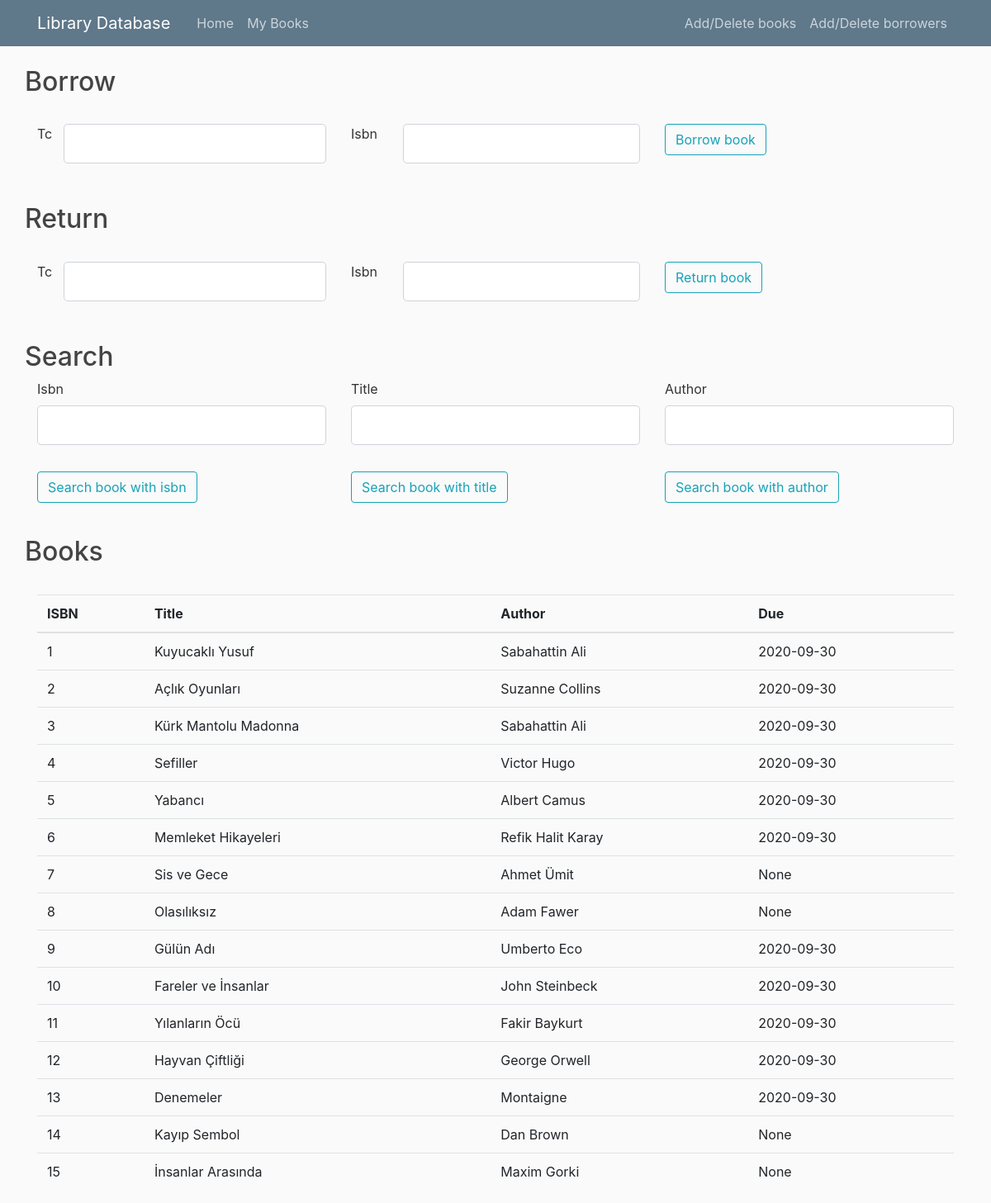
The page / on the database its author committed.
### tables this page shows
CREATE TABLE books (
  isbn INTEGER PRIMARY KEY AUTOINCREMENT,
  title TEXT NOT NULL,
  author TEXT NOT NULL,
  taker_tc INTEGER,
  due TEXT,
  FOREIGN KEY (taker_tc) REFERENCES borrowers(tc)
);

### dbapp.py (the view, shortened to what this page needs)
@app.route("/",methods=['GET','POST'])
def home():
    form=BorrowForm()
    form2=BookForm2()
    form3=BookForm3()
    form4=BookForm4()
    form5=ReturnForm()
    conn = get_db_connection()
    books = conn.execute('SELECT * FROM books').fetchall()
    conn.close()
    return render_template('home.html',books=books,form=form, form2=form2, form3=form3, form4=form4, form5=form5)

### forms.py
class BorrowForm(FlaskForm):   #to borrow book
    tc=IntegerField('Tc',validators=[DataRequired()])
    isbn=IntegerField('Isbn',validators=[DataRequired()])
    submit= SubmitField('Borrow book')

class BookForm2(FlaskForm):
    isbn=IntegerField('Isbn',validators=[DataRequired()])
    submit= SubmitField('Search book with isbn')

### dbapp.py (called while the page is built)
def get_db_connection():
    conn = sqlite3.connect('database.db')
    conn.row_factory = sqlite3.Row
    return conn

### templates/home.html (shortened to what this page needs)
{% extends "layout.html" %}
{% block content %}
<div class="container">
    <div class="row">
        <h2>Borrow</h2>
    </div>
    <br/>
    <form method="POST" action="">
        <div class="row">
        <div class="col-sm-8">
        <fieldset class="form-group">
            <div class="row">
            <div class="col-sm">
                <div class="form-group">
                        <div class="row">
                        <div class="col-sm-1">
                        {{ form.tc.label(class="form-control-label") }}
                    </div>
                    <div class="col-sm">
                        {% if form.tc.errors %}
                            {{ form.tc(class="form-control form-control-lg is-invalid") }}
                    <div class="invalid-feedback">
                        {% for error in form.tc.errors %}
                            <span>{{ error }}</span>
                        {% endfor %}
                    </div>
                {% else %}
                    {{ form.tc(class="form-control form-control-lg") }}
                {% endif %}
            </div>
            </div>
            </div>
        </div>
            <div class="col-sm">
            <div class="form-group">
                <div class="row">
                    <div class="col-sm-2">
                {{ form.isbn.label(class="form-control-label") }}
                </div>
                <div class="col-sm">
                {% if form.isbn.errors %}
                    {{ form.isbn(class="form-control form-control-lg is-invalid") }}
                    <div class="invalid-feedback">
                        {% for error in form.isbn.errors %}
                            <span>{{ error }}</span>
                        {% endfor %}
                    </div>
                {% else %}
                    {{ form.isbn(class="form-control form-control-lg") }}
                {% endif %}
            </div>
            </div>
            </div>
        </div>
            </fieldset>
        </div>
        <div class="col-sm-4">
        <div class="form-group">
            {{ form.submit(class="btn btn-outline-info") }}
        </div>
    </div>
    </form>
</div>
</div>
<div class="container">
<div class="row">
    <h2>Return</h2>
</div>
<br/>
<form method="POST" action="">
    <div class="row">
    <div class="col-sm-8">
    <fieldset class="form-group">
        <div class="row">
        <div class="col-sm">
            <div class="form-group">
                    <div class="row">
                    <div class="col-sm-1">
                    {{ form5.tcd.label(class="form-control-label") }}
                </div>
                <div class="col-sm">
                    {% if form5.tcd.errors %}
                        {{ form5.tcd(class="form-control form-control-lg is-invalid") }}
                <div class="invalid-feedback">
                    {% for error in form5.tcd.errors %}
                        <span>{{ error }}</span>
                    {% endfor %}
                </div>
            {% else %}
                {{ form5.tcd(class="form-control form-control-lg") }}
            {% endif %}
        </div>
        </div>
        </div>
    </div>
        <div class="col-sm">
        <div class="form-group">
            <div class="row">
                <div class="col-sm-2">
            {{ form5.isbnd.label(class="form-control-label") }}
            </div>
            <div class="col-sm">
            {% if form5.isbnd.errors %}
                {{ form5.isbnd(class="form-control form-control-lg is-invalid") }}
                <div class="invalid-feedback">
                    {% for error in form5.isbnd.errors %}
                        <span>{{ error }}</span>
                    {% endfor %}
                </div>
            {% else %}
                {{ form5.isbnd(class="form-control form-control-lg") }}
            {% endif %}
        </div>
        </div>
        </div>
    </div>
        </fieldset>
    </div>
    <div class="col-sm-4">
    <div class="form-group">
        {{ form5.submit(class="btn btn-outline-info") }}
    </div>
</div>
</form>
</div>
        <div class="row">
            <h2>Search</h2>
        </div>
        <div class="row">
            <div class="col-sm">
            <form method="POST" action="">
                <fieldset class="form-group">
                    <div class="form-group">
                        {{ form2.isbn.label(class="form-control-label") }}
                        {% if form2.isbn.errors %}
                            {{ form2.isbn(class="form-control form-control-lg is-invalid") }}
                            <div class="invalid-feedback">
                                {% for error in form2.isbn.errors %}
                                    <span>{{ error }}</span>
                                {% endfor %}
                            </div>
                        {% else %}
                            {{ form2.isbn(class="form-control form-control-lg") }}
                        {% endif %}
                    </div>
                </fieldset>
                <div class="form-group">
                    {{ form2.submit(class="btn btn-outline-info") }}
                </div>
            </form>
            </div>
            <div class="col-sm">
            <form method="POST" action="">
                <fieldset class="form-group">
                    <div class="form-group">
                        {{ form3.title.label(class="form-control-label") }}
                        {% if form3.title.errors %}
                            {{ form3.title(class="form-control form-control-lg is-invalid") }}
                            <div class="invalid-feedback">
                                {% for error in form3.title.errors %}
                                    <span>{{ error }}</span>
                                {% endfor %}
                            </div>
                        {% else %}
                            {{ form3.title(class="form-control form-control-lg") }}
                        {% endif %}
                    </div>
                </fieldset>
                <div class="form-group">
                    {{ form3.submit(class="btn btn-outline-info") }}
                </div>
            </form>
            </div>
            <div class="col-sm">
            <form method="POST" action="">
                <fieldset class="form-group">
                    <div class="form-group">
                        {{ form4.author.label(class="form-control-label") }}
                        {% if form4.author.errors %}
                            {{ form4.author(class="form-control form-control-lg is-invalid") }}
                            <div class="invalid-feedback">
                                {% for error in form4.author.errors %}
                                    <span>{{ error }}</span>
                                {% endfor %}
                            </div>
                        {% else %}
                            {{ form4.author(class="form-control form-control-lg") }}
                        {% endif %}
                    </div>
                </fieldset>
                <div class="form-group">
                    {{ form4.submit(class="btn btn-outline-info") }}
                </div>
            </form>
            </div>
        </div>
    <br/>
        <div class="row">
            <h2>Books</h2>
        </div>
    <br/>
    <table class="table">
        <thead>
          <tr>
            <th scope="col">ISBN</th>
            <th scope="col">Title</th>
            <th scope="col">Author</th>
            <th scope="col">Due</th>
          </tr>
        </thead>
        <tbody>
            {%for book in books%}
            <tr>
                <td>{{book.isbn}}</td>
                <td>{{book.title}}</td>
                <td>{{book.author}}</td>
                <td>{{book.due}}</td>
              </tr>
            {%endfor%}
        </tbody>
    </table>
{%endblock%}

### templates/layout.html (shortened to what this page needs)
<html lang="en">
<head>
    <link rel="stylesheet" href="https://stackpath.bootstrapcdn.com/bootstrap/4.5.2/css/bootstrap.min.css">
    <link rel="stylesheet" type="text/css" href="{{ url_for('static', filename='main.css') }}">
</head>
<body>
    <header class="site-header">
        <nav class="navbar navbar-expand-md navbar-dark bg-steel fixed-top">
          <div class="container">
            <a class="navbar-brand mr-4" href="/">Library Database</a>
            <div class="collapse navbar-collapse" id="navbarToggle">
              <div class="navbar-nav mr-auto">
                <a class="nav-item nav-link" href="{{url_for('home')}}">Home</a>
                <a class="nav-item nav-link" href="{{url_for('my_books')}}">My Books</a>
              </div>
              <div class="navbar-nav">
                <a class="nav-item nav-link" href="{{url_for('insert_book')}}">Add/Delete books</a>
                <a class="nav-item nav-link" href="{{url_for('insert_borrower')}}">Add/Delete borrowers</a>
              </div>
            </div>
          </div>
        </nav>
      </header>
      <main role="main" class="container">
            <div class="row">
            {% block content %}{% endblock %}
      </main>
</body>
</html>

### static/main.css (style rules this page uses)
body { background: #fafafa; color: #333333; margin-top: 5rem; }
h1, h2, h3, h4, h5, h6 { color: #444444; }
.bg-steel { background-color: #5f788a; }
.site-header .navbar-nav .nav-link { color: #cbd5db; }

### rows shown on the page
books: isbn "1", title "Kuyucaklı Yusuf", author "Sabahattin Ali", due "2020-09-30"
books: isbn "2", title "Açlık Oyunları", author "Suzanne Collins", due "2020-09-30"
books: isbn "3", title "Kürk Mantolu Madonna", author "Sabahattin Ali", due "2020-09-30"
books: isbn "4", title "Sefiller", author "Victor Hugo", due "2020-09-30"
books: isbn "5", title "Yabancı", author "Albert Camus", due "2020-09-30"
books: isbn "6", title "Memleket Hikayeleri", author "Refik Halit Karay", due "2020-09-30"
books: isbn "7", title "Sis ve Gece", author "Ahmet Ümit", due "None"
books: isbn "8", title "Olasılıksız", author "Adam Fawer", due "None"
books: isbn "9", title "Gülün Adı", author "Umberto Eco", due "2020-09-30"
books: isbn "10", title "Fareler ve İnsanlar", author "John Steinbeck", due "2020-09-30"
books: isbn "11", title "Yılanların Öcü", author "Fakir Baykurt", due "2020-09-30"
books: isbn "12", title "Hayvan Çiftliği", author "George Orwell", due "2020-09-30"
books: isbn "13", title "Denemeler", author "Montaigne", due "2020-09-30"
books: isbn "14", title "Kayıp Sembol", author "Dan Brown", due "None"
books: isbn "15", title "İnsanlar Arasında", author "Maxim Gorki", due "None"
